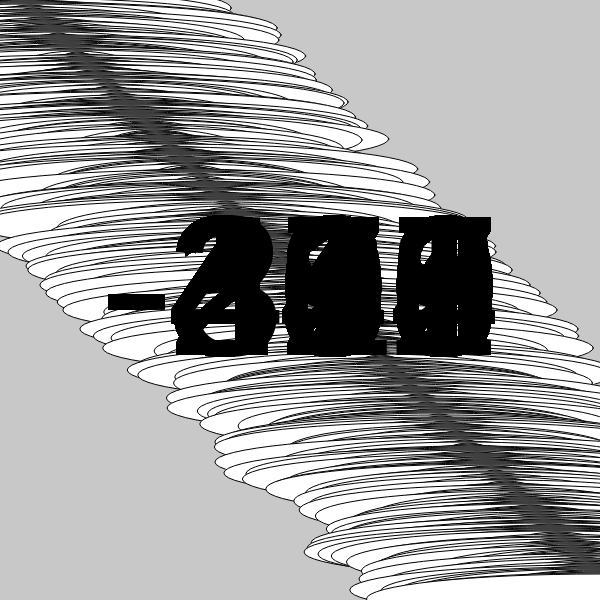
Frame 1 (no input)
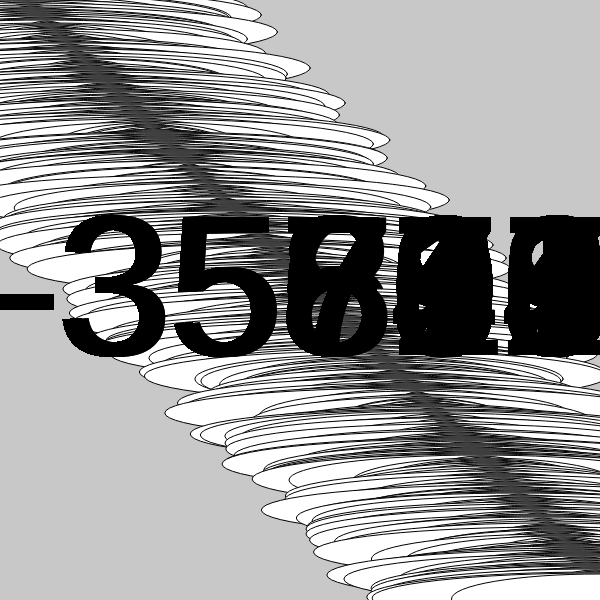
Frame 60 (no input)
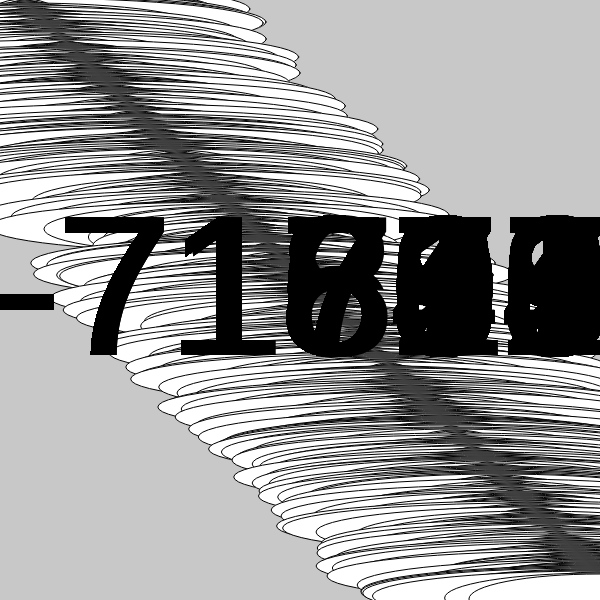
Frame 120 (the mouse pressed at the canvas centre since frame 60)

The p5.js sketch that drew these frames (run headless with seeded random() and noise() and a simulated clock; from frame 60 on, the mouse is pressed at the canvas centre):

// p5.js sketch
// ── sketch.js
var array = [10, 9, 8, 7, 6, 5, 4, 3, 2, 1];
var i=0

let timer = 100

function setup() {
  createCanvas(600, 600);
}

function draw() {
  background(200);
  for(var i=0; i<width;i++)
  {
    
   ellipse(i,i, random(500,50), random(50,50),random(50,50));
    textAlign(CENTER, CENTER);
    textSize(200);
    text(timer, width/2, height/2);
    
  if (frameCount % 60 == 0 && timer > 90,80,70) {
    timer --;
  }
    
    
    
  }
}
